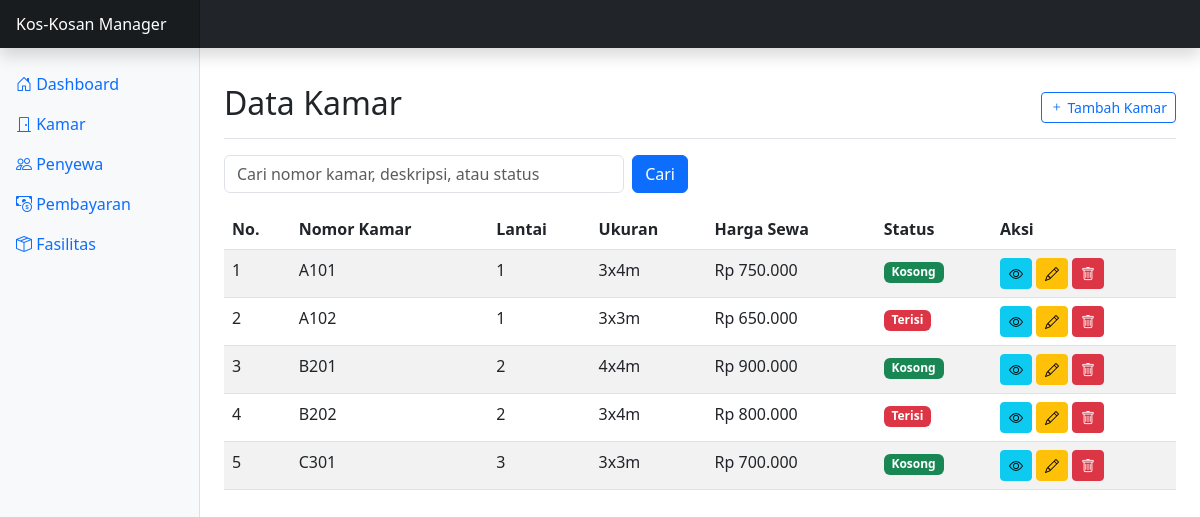
Page /kamar.php on the committed database.
### tables this page shows
CREATE TABLE kamar (
    id_kamar INT AUTO_INCREMENT PRIMARY KEY,
    nomor_kamar VARCHAR(10) NOT NULL,
    lantai INT NOT NULL,
    ukuran VARCHAR(20) NOT NULL,
    harga_sewa DECIMAL(10, 2) NOT NULL,
    status ENUM('kosong', 'terisi') NOT NULL DEFAULT 'kosong',
    deskripsi TEXT,
    created_at TIMESTAMP DEFAULT CURRENT_TIMESTAMP,
    updated_at TIMESTAMP DEFAULT CURRENT_TIMESTAMP ON UPDATE CURRENT_TIMESTAMP
);

### class/Kamar.php (called while the page is built, shortened)
<?php
class Kamar {
    private $conn;
    private $table_name = "kamar";
    public function __construct($db) {
        $this->conn = $db;
    }
    public function getAll($search = "") {
        $query = "SELECT * FROM " . $this->table_name;
        $query .= " ORDER BY nomor_kamar ASC";
        $stmt = $this->conn->prepare($query);
        $stmt->execute();
        return $stmt;
    }
}
?>

### view/kamar/index.php (the view, shortened to what this page needs)
<?php
$search = isset($_GET['search']) ? $_GET['search'] : '';
$stmt = $kamar->getAll($search);
?>
<div class="d-flex justify-content-between flex-wrap flex-md-nowrap align-items-center pt-3 pb-2 mb-3 border-bottom">
    <h1 class="h2">Data Kamar</h1>
    <div class="btn-toolbar mb-2 mb-md-0">
        <a href="kamar.php?action=add" class="btn btn-sm btn-outline-primary">
            <i class="bi bi-plus"></i> Tambah Kamar
        </a>
    </div>
</div>
<div class="row mb-3">
    <div class="col-md-6">
        <form action="kamar.php" method="GET" class="d-flex">
            <input type="text" name="search" class="form-control me-2" placeholder="Cari nomor kamar, deskripsi, atau status" value="<?php echo htmlspecialchars($search); ?>">
            <button type="submit" class="btn btn-primary">Cari</button>
        </form>
    </div>
</div>
<div class="table-responsive">
    <table class="table table-striped table-hover">
        <thead>
            <tr>
                <th>No.</th>
                <th>Nomor Kamar</th>
                <th>Lantai</th>
                <th>Ukuran</th>
                <th>Harga Sewa</th>
                <th>Status</th>
                <th>Aksi</th>
            </tr>
        </thead>
        <tbody>
            <?php
            $no = 1;
            if($stmt->rowCount() > 0) {
                while($row = $stmt->fetch(PDO::FETCH_ASSOC)) {
                    extract($row);
                    echo "<tr>";
                    echo "<td>" . $no++ . "</td>";
                    echo "<td>" . $nomor_kamar . "</td>";
                    echo "<td>" . $lantai . "</td>";
                    echo "<td>" . $ukuran . "</td>";
                    echo "<td>Rp " . number_format($harga_sewa, 0, ',', '.') . "</td>";
                    echo "<td>";
                    if($status == 'kosong') {
                        echo "<span class='badge bg-success'>Kosong</span>";
                    } else {
                        echo "<span class='badge bg-danger'>Terisi</span>";
                    }
                    echo "</td>";
                    echo "<td>";
                    echo "<a href='kamar.php?action=view&id=" . $id_kamar . "' class='btn btn-sm btn-info me-1'><i class='bi bi-eye'></i></a>";
                    echo "<a href='kamar.php?action=edit&id=" . $id_kamar . "' class='btn btn-sm btn-warning me-1'><i class='bi bi-pencil'></i></a>";
                    echo "<a href='kamar.php?action=delete&id=" . $id_kamar . "' class='btn btn-sm btn-danger' onclick='return confirm(\"Apakah Anda yakin ingin menghapus kamar ini?\")'><i class='bi bi-trash'></i></a>";
                    echo "</td>";
                    echo "</tr>";
                }
            } else {
                echo "<tr><td colspan='7' class='text-center'>Tidak ada data kamar.</td></tr>";
            }
            ?>
        </tbody>
    </table>
</div>

### rows in the picture
kamar: nomor_kamar "A101", lantai "1", ukuran "3x4m", harga_sewa "750.000", status "Kosong"
kamar: nomor_kamar "A102", lantai "1", ukuran "3x3m", harga_sewa "650.000", status "Terisi"
kamar: nomor_kamar "B201", lantai "2", ukuran "4x4m", harga_sewa "900.000", status "Kosong"
kamar: nomor_kamar "B202", lantai "2", ukuran "3x4m", harga_sewa "800.000", status "Terisi"
kamar: nomor_kamar "C301", lantai "3", ukuran "3x3m", harga_sewa "700.000", status "Kosong"
